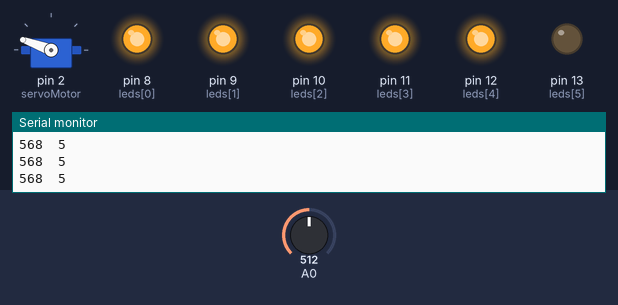
The sketch below on a simulated Arduino Uno, built with avr-gcc and run on an emulated ATmega328P. Shown: servo, output pins drawn as LEDs (lit = HIGH), the last lines printed to the serial monitor. The test bench sets the inputs (shaded band); at power-on: A0 = 512.

Above: at 1.2 s.
1.3 s: A0 set to 610
At 2.3 s:
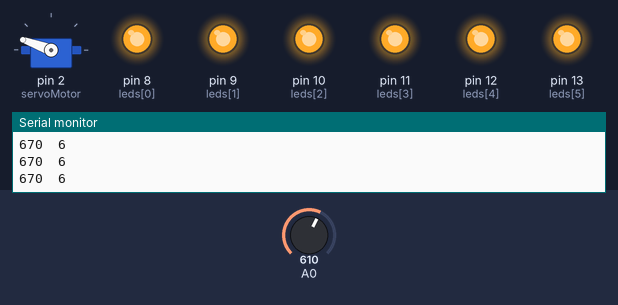
2.8 s: A0 set to 306
At 4.0 s:
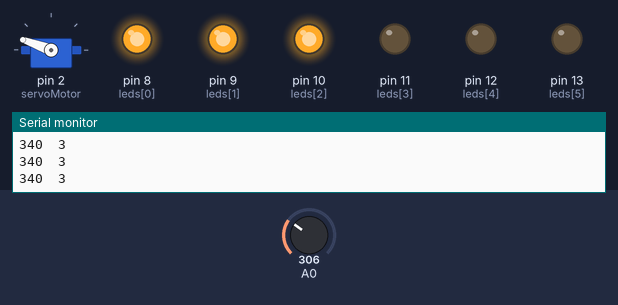
4.4 s: A0 set to 122
At 5.7 s:
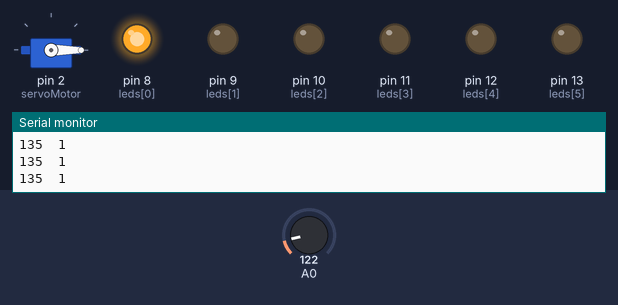
6.0 s: A0 set to 0
At 7.2 s:
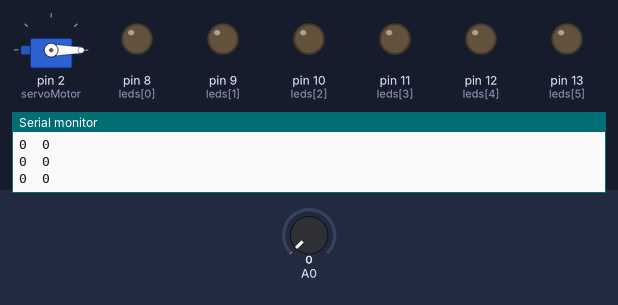
7.5 s: A0 set to 511
At 8.1 s:
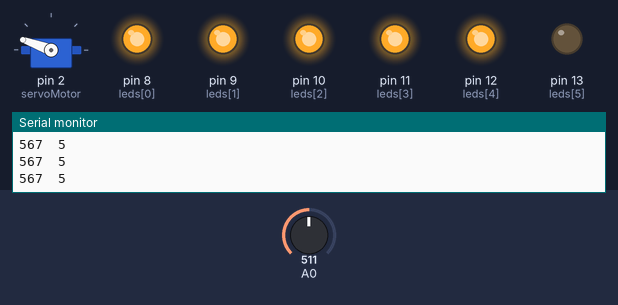
9.0 s: A0 set to 716
At 10.1 s:
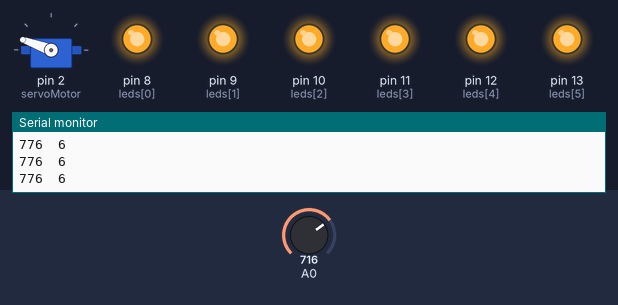
Timing chart, 0 to 11.5 s (numbered marks = the images above; inputs shaded):
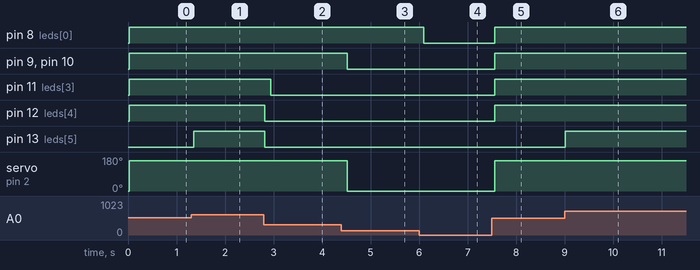

Measured:
- after the input at 1.3 s, pin 13 (leds[5]): LOW → HIGH after 0.06 s
- after the input at 2.8 s, pin 11 (leds[3]): HIGH → LOW after 0.14 s; pin 12 (leds[4]), pin 13 (leds[5]): HIGH → LOW at once
- after the input at 4.4 s, pin 9 (leds[1]), pin 10 (leds[2]): HIGH → LOW after 0.12 s; servo on pin 2 (servoMotor): 160° → 0° after 0.12 s
- after the input at 6.0 s, pin 8 (leds[0]): HIGH → LOW after 0.10 s
- after the input at 7.5 s, pin 8 (leds[0]), pin 9 (leds[1]), pin 10 (leds[2]), pin 11 (leds[3]), pin 12 (leds[4]): LOW → HIGH after 0.06 s; servo on pin 2 (servoMotor): 0° → 160° after 0.06 s
- after the input at 9.0 s, pin 13 (leds[5]): LOW → HIGH at once

The sketch:

servo_backyard_v2.ino
```cpp
#include <Servo.h>

Servo servoMotor;
#define NUM_LED 6 // define o número máximo de LEDs
#define MAX 600 // leitura máxima possível. AJUSTE ESSE VALOR!!
int reading[10];
int finalReading;
byte litLeds = 0;
byte multiplier = 1;
byte leds[] = {8, 9, 10, 11, 12, 13};

void setup() {
  Serial.begin(9600); // inicia a comunicação serial
  for (int i = 0; i < NUM_LED; i++) { // inicializa os LEDs como saídas
    pinMode(leds[i], OUTPUT);
  }
  servoMotor.attach(2);  // Use o pino 6 para o servo motor
  servoMotor.write(0);
}

void loop() {
  for (int i = 0; i < 10; i++) { // faz dez leituras em ~0.02 segundos
    reading[i] = analogRead(A0) * multiplier;
    delay(2);
  }
  for (int i = 0; i < 10; i++) { // calcula a média das dez leituras
    finalReading += reading[i];
  }
  finalReading /= 10;
  for (int j = 0; j < NUM_LED; j++) { // define todos os LEDs como LOW
    digitalWrite(leds[j], LOW);
  }
  Serial.print(finalReading);
  Serial.print("\t");
  finalReading = constrain(finalReading, 0, MAX);
  litLeds = map(finalReading, 0, MAX, 0, NUM_LED);
  Serial.println(litLeds);
  for (int k = 0; k < litLeds; k++) {
    digitalWrite(leds[k], HIGH);
  }
  if(litLeds>1) {
    servoMotor.write(160);
    delay(100);
  }
  else {
    servoMotor.write(0);
    delay(100);
  }
  // para debug serial, descomente as duas linhas abaixo.
  //Serial.println(finalReading);
  //delay(100);
}
```
